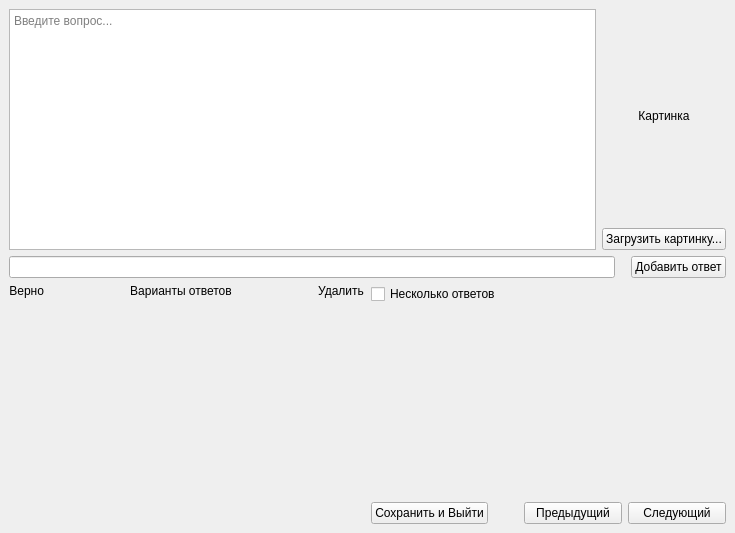
<?xml version="1.0" encoding="UTF-8"?>
<ui version="4.0">
 <class>MainWindow</class>
 <widget class="QMainWindow" name="MainWindow">
  <property name="geometry">
   <rect>
    <x>0</x>
    <y>0</y>
    <width>735</width>
    <height>533</height>
   </rect>
  </property>
  <property name="windowTitle">
   <string>MainWindow</string>
  </property>
  <widget class="QWidget" name="centralwidget">
   <layout class="QVBoxLayout" name="verticalLayout_4">
    <item>
     <layout class="QHBoxLayout" name="horizontalLayout_6">
      <item>
       <widget class="QTextEdit" name="question">
        <property name="sizePolicy">
         <sizepolicy hsizetype="Expanding" vsizetype="Expanding">
          <horstretch>0</horstretch>
          <verstretch>0</verstretch>
         </sizepolicy>
        </property>
        <property name="placeholderText">
         <string>Введите вопрос...</string>
        </property>
       </widget>
      </item>
      <item>
       <layout class="QVBoxLayout" name="verticalLayout_2">
        <item>
         <widget class="QLabel" name="picture">
          <property name="sizePolicy">
           <sizepolicy hsizetype="Minimum" vsizetype="Minimum">
            <horstretch>0</horstretch>
            <verstretch>0</verstretch>
           </sizepolicy>
          </property>
          <property name="text">
           <string>Картинка</string>
          </property>
          <property name="alignment">
           <set>Qt::AlignCenter</set>
          </property>
         </widget>
        </item>
        <item>
         <widget class="QPushButton" name="pushButton">
          <property name="text">
           <string>Загрузить картинку...</string>
          </property>
         </widget>
        </item>
       </layout>
      </item>
     </layout>
    </item>
    <item>
     <layout class="QHBoxLayout" name="horizontalLayout">
      <item>
       <widget class="QLineEdit" name="answer">
        <property name="enabled">
         <bool>true</bool>
        </property>
       </widget>
      </item>
      <item>
       <spacer name="horizontalSpacer">
        <property name="orientation">
         <enum>Qt::Horizontal</enum>
        </property>
        <property name="sizeType">
         <enum>QSizePolicy::Fixed</enum>
        </property>
        <property name="sizeHint" stdset="0">
         <size>
          <width>10</width>
          <height>20</height>
         </size>
        </property>
       </spacer>
      </item>
      <item>
       <widget class="QPushButton" name="b_add">
        <property name="text">
         <string>Добавить ответ</string>
        </property>
       </widget>
      </item>
     </layout>
    </item>
    <item>
     <layout class="QHBoxLayout" name="horizontalLayout_3">
      <item>
       <layout class="QVBoxLayout" name="answer_layout">
        <item>
         <layout class="QHBoxLayout" name="horizontalLayout_4">
          <item>
           <widget class="QLabel" name="label_2">
            <property name="sizePolicy">
             <sizepolicy hsizetype="Maximum" vsizetype="Preferred">
              <horstretch>0</horstretch>
              <verstretch>0</verstretch>
             </sizepolicy>
            </property>
            <property name="text">
             <string>Верно</string>
            </property>
            <property name="alignment">
             <set>Qt::AlignRight|Qt::AlignTop|Qt::AlignTrailing</set>
            </property>
           </widget>
          </item>
          <item>
           <widget class="QLabel" name="label">
            <property name="sizePolicy">
             <sizepolicy hsizetype="Preferred" vsizetype="Preferred">
              <horstretch>0</horstretch>
              <verstretch>0</verstretch>
             </sizepolicy>
            </property>
            <property name="text">
             <string>Варианты ответов</string>
            </property>
            <property name="alignment">
             <set>Qt::AlignHCenter|Qt::AlignTop</set>
            </property>
           </widget>
          </item>
          <item>
           <widget class="QLabel" name="label_3">
            <property name="sizePolicy">
             <sizepolicy hsizetype="Fixed" vsizetype="Expanding">
              <horstretch>0</horstretch>
              <verstretch>0</verstretch>
             </sizepolicy>
            </property>
            <property name="text">
             <string>Удалить</string>
            </property>
            <property name="alignment">
             <set>Qt::AlignHCenter|Qt::AlignTop</set>
            </property>
           </widget>
          </item>
         </layout>
        </item>
       </layout>
      </item>
      <item>
       <spacer name="horizontalSpacer_6">
        <property name="orientation">
         <enum>Qt::Horizontal</enum>
        </property>
        <property name="sizeType">
         <enum>QSizePolicy::Fixed</enum>
        </property>
        <property name="sizeHint" stdset="0">
         <size>
          <width>1</width>
          <height>20</height>
         </size>
        </property>
       </spacer>
      </item>
      <item>
       <layout class="QVBoxLayout" name="verticalLayout_3">
        <item>
         <layout class="QHBoxLayout" name="horizontalLayout_5">
          <item>
           <widget class="QCheckBox" name="cb_manyanswers">
            <property name="layoutDirection">
             <enum>Qt::LeftToRight</enum>
            </property>
            <property name="text">
             <string>Несколько ответов</string>
            </property>
           </widget>
          </item>
         </layout>
        </item>
        <item>
         <spacer name="verticalSpacer_2">
          <property name="orientation">
           <enum>Qt::Vertical</enum>
          </property>
          <property name="sizeType">
           <enum>QSizePolicy::MinimumExpanding</enum>
          </property>
          <property name="sizeHint" stdset="0">
           <size>
            <width>20</width>
            <height>100</height>
           </size>
          </property>
         </spacer>
        </item>
        <item>
         <layout class="QHBoxLayout" name="horizontalLayout_2">
          <item>
           <widget class="QPushButton" name="b_exit">
            <property name="text">
             <string>Сохранить и Выйти</string>
            </property>
           </widget>
          </item>
          <item>
           <spacer name="horizontalSpacer_4">
            <property name="orientation">
             <enum>Qt::Horizontal</enum>
            </property>
            <property name="sizeType">
             <enum>QSizePolicy::Fixed</enum>
            </property>
            <property name="sizeHint" stdset="0">
             <size>
              <width>30</width>
              <height>20</height>
             </size>
            </property>
           </spacer>
          </item>
          <item>
           <widget class="QPushButton" name="b_prev">
            <property name="text">
             <string>Предыдущий</string>
            </property>
           </widget>
          </item>
          <item>
           <widget class="QPushButton" name="b_next">
            <property name="text">
             <string>Следующий</string>
            </property>
           </widget>
          </item>
         </layout>
        </item>
       </layout>
      </item>
     </layout>
    </item>
   </layout>
  </widget>
 </widget>
 <resources/>
 <connections/>
</ui>
